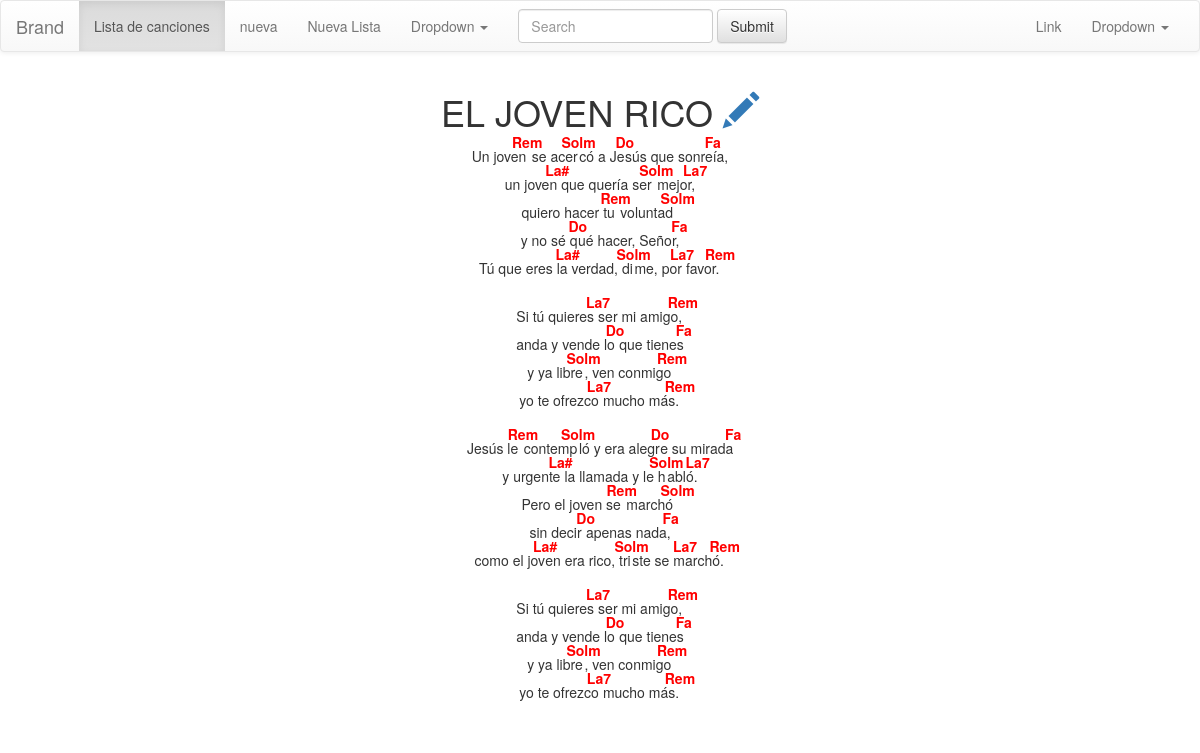
Before: /song/1/ with the older database file.
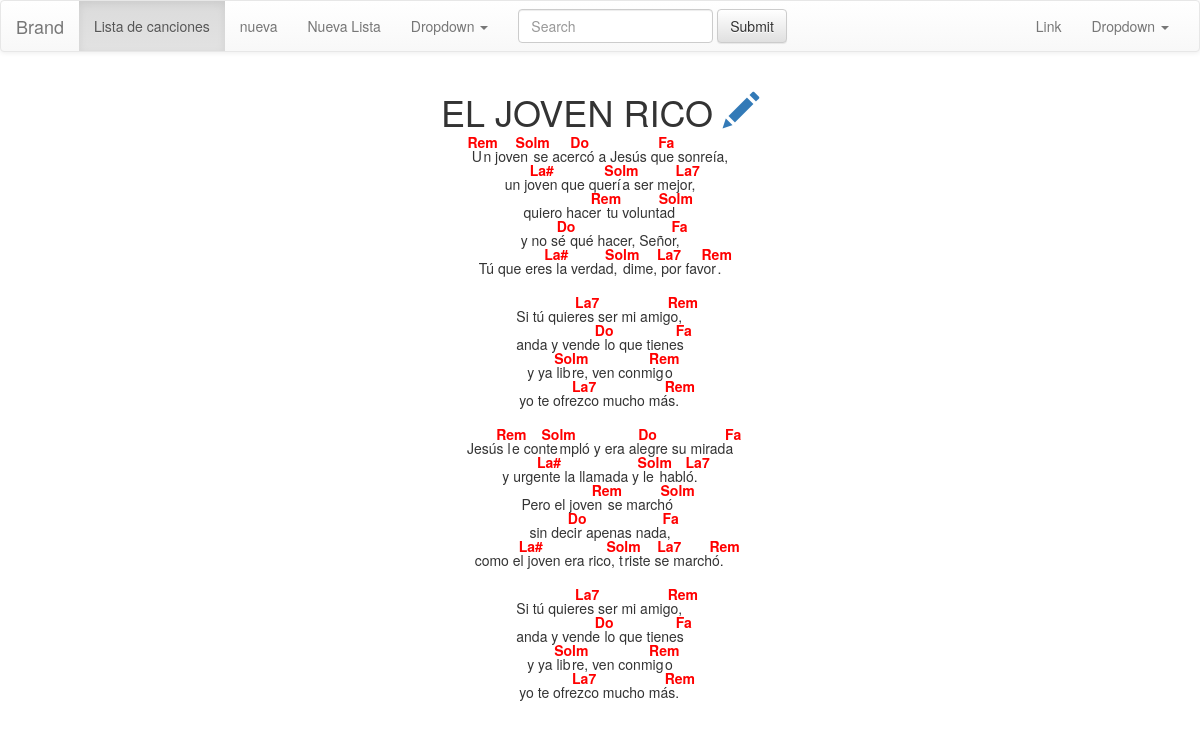
After: the same page with the newer database file.
### songs/models.py (models this page shows, shortened)
class Song(models.Model):
    name = models.CharField('Nombre', max_length=200)
    lyrics = models.TextField('Contenido')
    lyrics_edit_view = models.TextField('Edicion')
    lyrics_formated = models.TextField('Contenido HTML')

### songs/views.py (the view)
# urls.py: url(r'^song/(?P<pk>[-\w]+)/$', SongDetailView.as_view(), name='song-detail'),
class SongDetailView(DetailView):
    model = Song
    template_name = 'song_detail.html'

### songs/templates/song_detail.html (shortened to what this page needs)
{% extends "base.html" %}
{% load staticfiles %}
{% block content %}
<div class="text-center">
  <h1 >
  	{{ object.name }}
  	<a href="/song/edit/{{object.id}}/" class="hidden-xs">
  		<i class="glyphicon glyphicon-pencil"></i>
  	</a>
  </h1>
  {{ object.lyrics_formated|safe }}
</div>
{% endblock %}
{% block css %}
  <link rel='stylesheet' href='{% static "main.css"%}?v=1'/>
{% endblock %}

Changed rows visible on the page:
changed Song "EL JOVEN RICO": lyrics_formated "Un joven Rem se acer Solm có a Je Do sús que sonre Fa ía, un joven La# que quería ser Solm mejor, La7 quiero hacer tu Rem voluntad Solm y no sé q Do ué hacer, Señor, Fa Tú que eres la La# verdad, di Solm me, por La7 favor. Rem Si tú quieres La7 ser mi amigo, Rem anda y vende lo Do que tienes Fa y ya libre Solm , ven conmigo Rem yo te ofrezco La7 mucho más. Rem Jesús le Rem contemp Solm ló y era alegr Do e su mirada Fa y urgente La# la llamada y le h Solm abló. La7 Pero el joven se Rem marchó Solm sin decir Do apenas nada, Fa como el jov La# en era rico, tri Solm ste se m La7 archó. Rem Si tú quieres La7 ser mi amigo, Rem anda y vende lo Do que tienes Fa y ya libre Solm , ven conmigo Rem yo…" → "U Rem n joven Solm se acer Do có a Jesús qu Fa e sonreía, un jov La# en que querí Solm a ser mejo La7 r, quiero hacer Rem tu voluntad Solm y no sé Do qué hacer, Señor, Fa Tú que eres La# la verdad, Solm dime, p La7 or favor Rem . Si tú quiere La7 s ser mi amigo, Rem anda y vende Do lo que tienes Fa y ya lib Solm re, ven conmig Rem o yo te ofrez La7 co mucho más. Rem Jesús l Rem e conte Solm mpló y era ale Do gre su mirada Fa y urgen La# te la llamada y le Solm habló. La7 Pero el joven Rem se marchó Solm sin deci Do r apenas nada, Fa como el j La# oven era rico, t Solm riste se La7 marchó. Rem Si tú quiere La7 s ser mi amigo, Rem anda y vende Do lo que tienes Fa y ya lib Solm re, ven conmig…"
